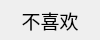
<?xml version="1.0" encoding="UTF-8"?>
<ui version="4.0">
 <class>mybutton</class>
 <widget class="QWidget" name="mybutton">
  <property name="geometry">
   <rect>
    <x>0</x>
    <y>0</y>
    <width>100</width>
    <height>40</height>
   </rect>
  </property>
  <property name="windowTitle">
   <string>Form</string>
  </property>
  <widget class="QPushButton" name="pushButton">
   <property name="geometry">
    <rect>
     <x>0</x>
     <y>0</y>
     <width>100</width>
     <height>40</height>
    </rect>
   </property>
   <property name="font">
    <font>
     <family>楷体</family>
     <pointsize>14</pointsize>
    </font>
   </property>
   <property name="styleSheet">
    <string notr="true">border:0;</string>
   </property>
   <property name="text">
    <string>不喜欢</string>
   </property>
  </widget>
 </widget>
 <resources/>
 <connections/>
</ui>
